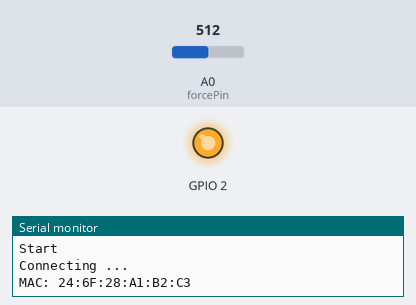
This sketch was run on a simulated ESP8266 (NodeMCU). Parts: output pins drawn as LEDs (lit = HIGH), the last lines printed to the serial monitor. Inputs (shaded band) come from the test bench; at power-on: A0 (forcePin) = 512. WiFi joins after 1.5 s; servers stay silent unless stated; no MQTT or app messages arrive unless stated.

Above: at 0.1 s.
At 1.6 s:
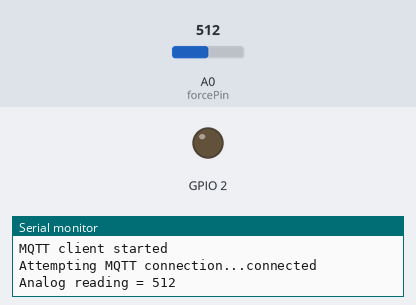
Timing chart, 0 to 3.1 s (numbered marks = the images above):
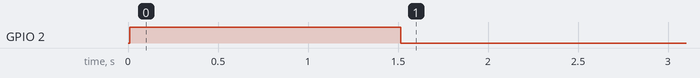

The sketch:

Force_Sensor_Wifi_Trial.ino
```cpp
//WiFi Connection
#include <ESP8266WiFiMulti.h>

//MQTT
#include <PubSubClient.h>

//WiFi Connection
ESP8266WiFiMulti wifiMulti;       // Create WiFiMulti object

const char* mqtt_server = "broker.hivemq.com";
WiFiClient espClient;
void callback(char* topic, byte* payload, unsigned int length);
PubSubClient client(mqtt_server, 1883, callback, espClient);

char* pubTopic = "apu/cs495/02/Force";
char* clientID = "APU-Costello-ESP1";

//Variables
int forcePin = A0;
int forceReading;

void setup(void)
{
  Serial.begin(115200);         // Start the Serial communication to send messages to the computer
  delay(10);
  Serial.println("Start");
  pinMode(BUILTIN_LED, OUTPUT);     // Initialize the BUILTIN_LED pin as an output
  digitalWrite(BUILTIN_LED, HIGH);  // turn off LED

  //WiFi
  wifiMulti.addAP("FreedomPop_350", "freedompop");   // add Wi-Fi networks you want to connect to
  wifiMulti.addAP("APU-MYDEVICES");
  wifiMulti.addAP("Costello","Fury-1268");

  //print mac address
  Serial.println("Connecting ...");
  connectWiFi();

  Serial.println("MQTT client started");
}

void callback(char* topic, byte* payload, unsigned int length) {
  Serial.print("Message arrived [");
  Serial.print(topic);
  Serial.print("] ");
  for (int i = 0; i < length; i++) {
    Serial.print((char)payload[i]);
  }

  Serial.println();
}

void loop(void)
{
 if (!client.connected()) {
    reconnect();
  }
  client.loop();

  //reading the force
  forceReading = analogRead(forcePin);
  Serial.print("Analog reading = ");
  Serial.println(forceReading);

  delay(500);
}

void reconnect() {
  // Loop until we're reconnected
  while (!client.connected()) {

    Serial.print("Attempting MQTT connection...");
    // Connect MQTT
//    if (client.connect(clientID, username, password)) {
    if (client.connect(clientID)) {
      Serial.println("connected");
      //Subscribe
      //      client.subscribe(subTopic, 1);
    } else {
      Serial.print("failed, rc=");
      Serial.print(client.state());
      Serial.println(" try again in 5 seconds");
      // Wait 5 seconds before retrying
      delay(5000);
    }
  }
}

void connectWiFi() {
  Serial.print("MAC: ");
  Serial.println(WiFi.macAddress());
  while (wifiMulti.run() != WL_CONNECTED) { // Wait for the Wi-Fi to connect: scan for Wi-Fi networks, and connect to the strongest of the networks above
    delay(250);
    Serial.print('.');
    digitalWrite(BUILTIN_LED, !digitalRead(BUILTIN_LED));
  }
  digitalWrite(BUILTIN_LED, LOW);

  Serial.println('\n');
  Serial.print("Connected to ");
  Serial.println(WiFi.SSID());               // Tell us what network we're connected to
  Serial.print("IP address:\t");
  Serial.println(WiFi.localIP());            // Send the IP address of the ESP8266 to the computer
}
```
